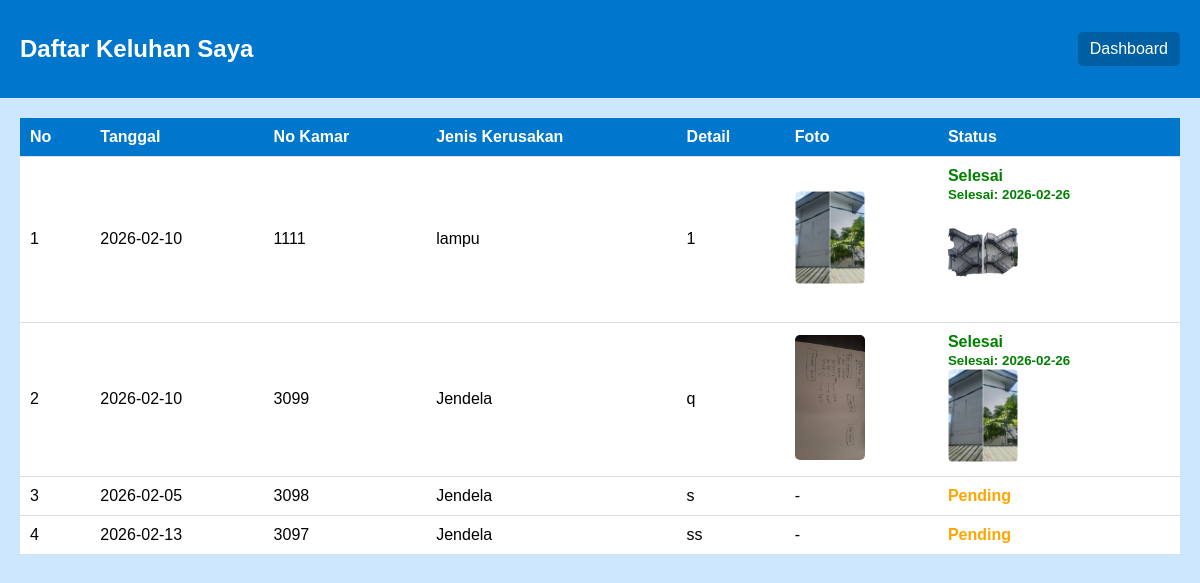
Screenshot of /wali/daftar_keluhan.php (signed in) with the database file from the repository.
### tables this page shows
CREATE TABLE `keluhan` (
  `id` int(11) NOT NULL,
  `user_id` int(11) NOT NULL,
  `no_kamar` varchar(20) DEFAULT NULL,
  `kamar_id` int(11) DEFAULT NULL,
  `item_id` int(11) NOT NULL,
  `tanggal_keluhan` date NOT NULL,
  `detail_keluhan` text DEFAULT NULL,
  `foto_keluhan` varchar(255) DEFAULT NULL,
  `status` enum('pending','selesai') DEFAULT 'pending',
  `tanggal_selesai` date DEFAULT NULL,
  `foto_selesai` varchar(255) DEFAULT NULL,
  `created_at` timestamp NOT NULL DEFAULT current_timestamp()
);

CREATE TABLE `items` (
  `id` int(11) NOT NULL,
  `nama_item` varchar(100) NOT NULL
);

### wali/daftar_keluhan.php (the view, shortened to what this page needs)
<?php
include "../config/database.php";
$user_id = (int) $_SESSION['user_id'];
$stmt = $conn->prepare("
    SELECT
        k.id,
        k.no_kamar,
        k.tanggal_keluhan,
        k.detail_keluhan,
        k.foto_keluhan,
        k.status,
        k.tanggal_selesai,
        k.foto_selesai,
        i.nama_item
    FROM keluhan k
    LEFT JOIN items i ON k.item_id = i.id
    WHERE k.user_id = ?
    ORDER BY k.id DESC
");
$stmt->bind_param("i", $user_id);
if (!$stmt->execute()) {
    die("Execute gagal: " . $stmt->error);
}
$result = $stmt->get_result();
?>
<!DOCTYPE html>
<html lang="id">
<head>
</head>
<body>
<div class="header">
    <h2>Daftar Keluhan Saya</h2>
    <a href="dashboard.php">Dashboard</a>
</div>
<div class="content">
<table>
<tr>
    <th>No</th>
    <th>Tanggal</th>
    <th>No Kamar</th>
    <th>Jenis Kerusakan</th>
    <th>Detail</th>
    <th>Foto</th>
    <th>Status</th>
</tr>
<?php
$no = 1;
while ($row = $result->fetch_assoc()):
    $status_class = "status-pending";
    if ($row['status'] == "proses") {
        $status_class = "status-proses";
    } elseif ($row['status'] == "selesai") {
        $status_class = "status-selesai";
    }
?>
<tr>
    <td><?= $no++ ?></td>
    <td><?= htmlspecialchars($row['tanggal_keluhan']) ?></td>
    <td><?= htmlspecialchars($row['no_kamar']) ?></td>
    <td><?= htmlspecialchars($row['nama_item']) ?></td>
    <td><?= htmlspecialchars($row['detail_keluhan']) ?></td>
    <td>
        <?php if (!empty($row['foto_keluhan'])): ?>
            <img src="../<?= $row['foto_keluhan'] ?>" width="70">
        <?php else: ?>
            -
        <?php endif; ?>
    </td>
    <td class="<?= $status_class ?>">
        <?= ucfirst($row['status']) ?>
        <?php if ($row['status'] == "selesai" && !empty($row['foto_selesai'])): ?>
            <br><small>Selesai: <?= $row['tanggal_selesai'] ?></small>
            <br>
            <img src="../<?= $row['foto_selesai'] ?>" width="70">
        <?php endif; ?>
    </td>
</tr>
<?php endwhile; ?>
</table>
</div>
</body>
</html>

### wali/daftar_keluhan.php (style rules this page uses)
body { font-family: Arial, sans-serif; background:#cce7ff; margin:0; }
.header { background:#0077cc; color:white; padding:15px 20px; display:flex; justify-content:space-between; align-items:center; }
.header a { color:white; text-decoration:none; background:#005fa3; padding:8px 12px; border-radius:5px; }
.content { padding:20px; }
table { width:100%; border-collapse: collapse; background:white; }
table th, table td { padding:10px; border-bottom:1px solid #ddd; text-align:left; }
table th { background:#0077cc; color:white; }
img { border-radius:5px; }
.status-pending { color:orange; font-weight:bold; }
.status-selesai { color:green; font-weight:bold; }

### rows the page displays
keluhan: tanggal_keluhan "2026-02-10", no_kamar "1111", item.nama_item "lampu", detail_keluhan "1", foto_keluhan (picture), status "Selesai", tanggal_selesai "2026-02-26", foto_selesai (picture)
keluhan: tanggal_keluhan "2026-02-10", no_kamar "3099", item.nama_item "Jendela", detail_keluhan "q", foto_keluhan (picture), status "Selesai", tanggal_selesai "2026-02-26", foto_selesai (picture)
keluhan: tanggal_keluhan "2026-02-05", no_kamar "3098", item.nama_item "Jendela", detail_keluhan "s", status "Pending"
keluhan: tanggal_keluhan "2026-02-13", no_kamar "3097", item.nama_item "Jendela", detail_keluhan "ss", status "Pending"
